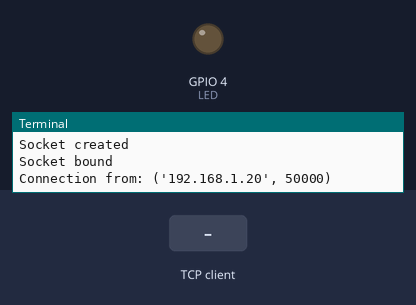
Bench run of a program on a simulated Raspberry Pi (BCM pin numbers). Parts: output pins drawn as LEDs (lit = HIGH), the last lines printed to the terminal. The inputs (shaded band) are chosen by the test bench. One TCP client connects 1 s after the port opens and stays connected.

Above: at 1.2 s.
1.3 s: the TCP client sends "on"
At 1.6 s:
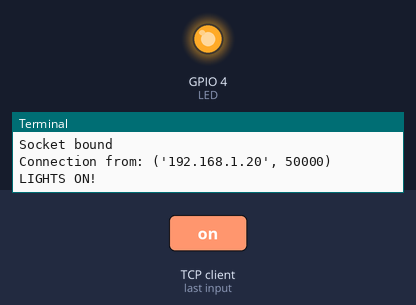
Timing chart, 0 to 4.3 s (numbered marks = the images above; inputs shaded):
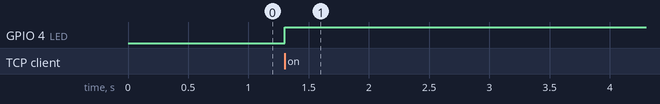

The program:

gpio.py
```python
# Python backend for RPI GPIO Controller Application
# Written by Johan Berglind

import socket
import RPi.GPIO as GPIO


GPIO.setmode(GPIO.BCM)
LED = 4
GPIO.setup(LED, GPIO.OUT)


# Leave this empty if you don't want it to bind to something specific
HOST = ''
PORT = 2323
s = socket.socket(socket.AF_INET, socket.SOCK_STREAM)
print("Socket created")
s.bind((HOST, PORT))
print("Socket bound")
s.listen(1)
# Initial GPIO mode
z = 0
GPIO.output(LED, GPIO.LOW)

while True:
    connection, ip = s.accept()
    print 'Connection from:', ip
    data = connection.recv(1024)
    # The Android application sends a string in UTF8 format, the following line is to decode it.
    data = data.decode("utf-8")
    if not data:
       break
    if 'on' in data:
        print("LIGHTS ON!")
        GPIO.output(LED, GPIO.HIGH)
        z = 1
        connection.close()
    elif 'off' in data:
        print("LIGHTS OFF!")
        GPIO.output(LED, GPIO.LOW)
        z = 0
        connection.close()
    elif 'status' in data:
        print("Status command detected")
        if z == 0:
            connection.send('off')
            print("Sent off response")
            connection.close()
        else:
            connection.send('on')
            print("Sent on response!")
            connection.close()
    else:
        print('Wrong command! The command sent:{}'.format(data))
```

Measured:
- after the input at 1.3 s, GPIO 4 (LED): LOW → HIGH at once
